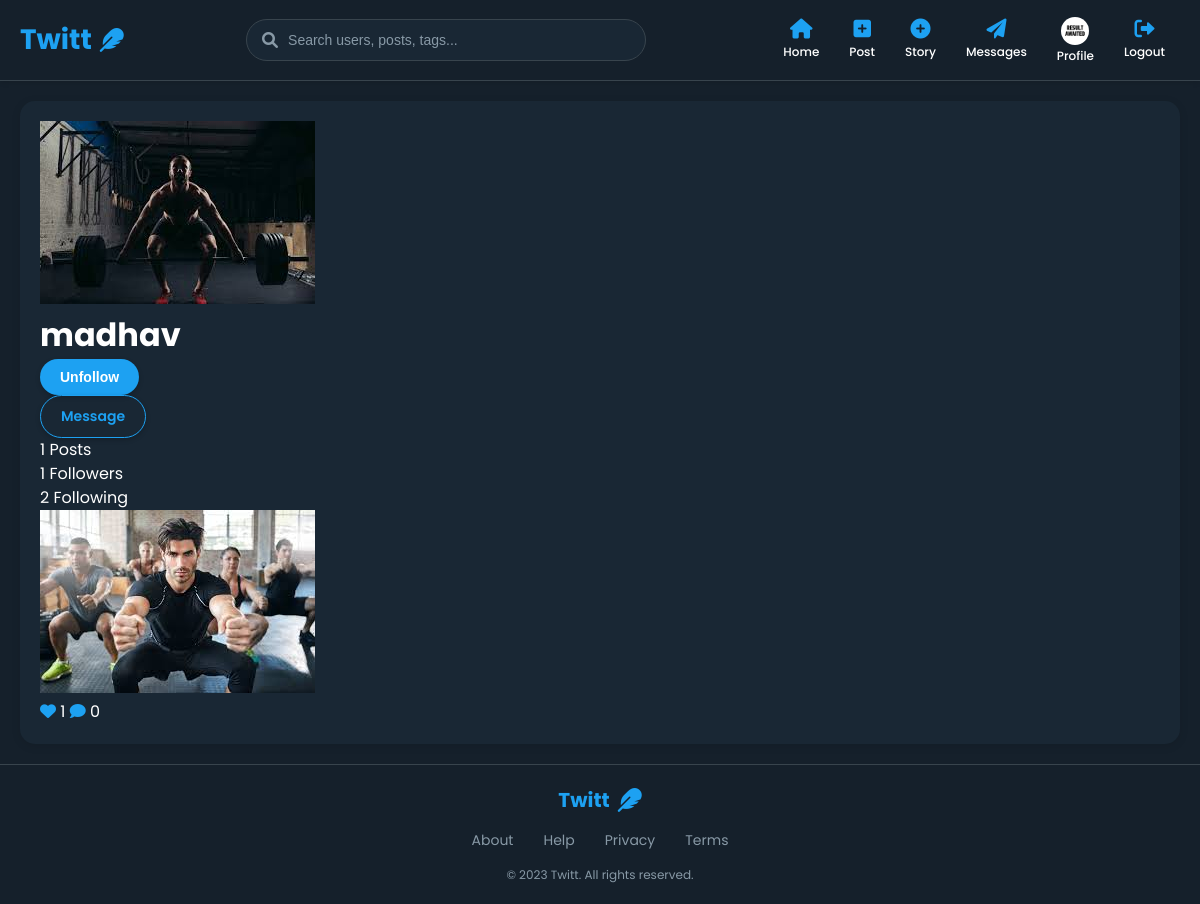
Screenshot of /profile/madhav/ (signed in) with the database file from the repository.
### clone/models.py (models this page shows, shortened)
class Profile(models.Model):
    user = models.OneToOneField(User, on_delete=models.CASCADE)
    bio = models.TextField(blank=True)
    profile_pic = models.ImageField(upload_to='profile_pics', default='default_profile.png')
    followers = models.ManyToManyField(User, related_name='following', blank=True)
    def total_followers(self):
        return self.followers.count()
    def total_following(self):
        return Profile.objects.filter(followers=self.user).count()

class Post(models.Model):
    id = models.UUIDField(primary_key=True, default=uuid.uuid4, editable=False)
    user = models.ForeignKey(User, on_delete=models.CASCADE, related_name='posts')
    image = models.ImageField(upload_to='post_images')
    caption = models.TextField(blank=True)
    created_at = models.DateTimeField(auto_now_add=True)
    likes = models.ManyToManyField(User, related_name='liked_posts', blank=True)
    class Meta:
        ordering = ['-created_at']
    def total_likes(self):
        return self.likes.count()
    def total_comments(self):
        return self.comments.count()

### clone/views.py (the view)
# urls.py: path('profile/<str:username>/', views.profile, name='profile'),
@login_required
def profile(request, username):
    user = get_object_or_404(User, username=username)
    posts = Post.objects.filter(user=user).order_by('-created_at')
    is_following = False
    if request.user.is_authenticated:
        is_following = user.profile.followers.filter(id=request.user.id).exists()
    context = {
        'user_profile': user,
        'posts': posts,
        'post_count': posts.count(),
        'is_following': is_following,
    }
    return render(request, 'profile.html', context)

### templates/profile.html (shortened to what this page needs)
{% extends 'base.html' %}
{% block content %}
<div class="profile-container">
    <div class="profile-header">
        <div class="profile-avatar">
            <img src="{{ user_profile.profile.profile_pic.url }}" alt="{{ user_profile.username }}">
        </div>
        <div class="profile-info">
            <div class="profile-username">
                <h1>{{ user_profile.username }}</h1>
                {% if user.is_authenticated and user != user_profile %}
                <form action="{% url 'follow_unfollow' user_profile.username %}" method="POST">
                    <button type="submit" class="btn {% if is_following %}btn-secondary{% else %}btn-primary{% endif %}">
                        {% if is_following %}Unfollow{% else %}Follow{% endif %}
                    </button>
                </form>
                <a href="{% url 'new_conversation' user_profile.username %}" class="btn btn-outline">Message</a>
                {% elif user.is_authenticated and user == user_profile %}
                <a href="{% url 'edit_profile' %}" class="btn btn-outline">Edit Profile</a>
                {% endif %}
            </div>
            <div class="profile-stats">
                <div class="stat">
                    <span class="count">{{ post_count }}</span>
                    <span class="label">Posts</span>
                </div>
                <div class="stat">
                    <span class="count">{{ user_profile.profile.total_followers }}</span>
                    <span class="label">Followers</span>
                </div>
                <div class="stat">
                    <span class="count">{{ user_profile.profile.total_following }}</span>
                    <span class="label">Following</span>
                </div>
            </div>
        </div>
    </div>
    <div class="profile-posts">
        <div class="posts-grid">
            {% for post in posts %}
            <div class="post-grid-item">
                <a href="{% url 'post_detail' post.id %}">
                    <img src="{{ post.image.url }}" alt="Post by {{ post.user.username }}">
                    <div class="post-overlay">
                        <div class="post-stats">
                            <span><i class="fas fa-heart"></i> {{ post.total_likes }}</span>
                            <span><i class="fas fa-comment"></i> {{ post.total_comments }}</span>
                        </div>
                    </div>
                </a>
            </div>
            {% empty %}
            <div class="no-posts">
                <p>No posts yet.</p>
            </div>
            {% endfor %}
        </div>
    </div>
</div>
{% endblock %}

### templates/base.html (shortened to what this page needs)
{% load static %}
<!DOCTYPE html>
<html lang="en">
<head>
    <link rel="stylesheet" href="https://cdnjs.cloudflare.com/ajax/libs/font-awesome/6.0.0-beta3/css/all.min.css">
    <link rel="stylesheet" href="{% static 'css/style.css' %}">
</head>
<body>
    <div class="app-container">
        <header>
            <nav class="navbar">
                <div class="navbar-brand">
                    <a href="{% url 'home' %}">
                        <span class="logo-text">Twitt</span>
                        <i class="fas fa-feather logo-icon"></i>
                    </a>
                </div>
                {% if user.is_authenticated %}
                <div class="search-bar">
                    <form action="{% url 'search' %}" method="GET">
                        <div class="search-wrapper">
                            <i class="fas fa-search search-icon"></i>
                            <input type="text" name="q" placeholder="Search users, posts, tags..." value="{{ request.GET.q }}">
                        </div>
                    </form>
                </div>
                <div class="navbar-menu">
                    <a href="{% url 'home' %}" class="nav-item" title="Home">
                        <i class="fas fa-home"></i>
                        <span class="nav-text">Home</span>
                    </a>
                    <a href="{% url 'create_post' %}" class="nav-item" title="Create Post">
                        <i class="fas fa-plus-square"></i>
                        <span class="nav-text">Post</span>
                    </a>
                    <a href="{% url 'create_story' %}" class="nav-item" title="Create Story">
                        <i class="fas fa-circle-plus"></i>
                        <span class="nav-text">Story</span>
                    </a>
                    <a href="{% url 'inbox' %}" class="nav-item" title="Messages">
                        <i class="fas fa-paper-plane"></i>
                        <span class="nav-text">Messages</span>
                    </a>
                    <a href="{% url 'profile' user.username %}" class="nav-item profile-link" title="Profile">
                        <div class="profile-pic-container">
                            <img src="{{ user.profile.profile_pic.url }}" alt="{{ user.username }}" class="profile-pic-small">
                        </div>
                        <span class="nav-text">Profile</span>
                    </a>
                    <a href="{% url 'logout' %}" class="nav-item" title="Logout">
                        <i class="fas fa-sign-out-alt"></i>
                        <span class="nav-text">Logout</span>
                    </a>
                </div>
                {% else %}
                <div class="auth-buttons">
                    <a href="{% url 'login' %}" class="btn btn-login">Login</a>
                    <a href="{% url 'register' %}" class="btn btn-register">Register</a>
                </div>
                {% endif %}
            </nav>
        </header>
        <main class="content">
            <div class="main-content">
                {% block content %}{% endblock %}
            </div>
        </main>
        <footer class="footer">
            <div class="footer-content">
                <div class="footer-logo">
                    <span class="logo-text">Twitt</span>
                    <i class="fas fa-feather logo-icon"></i>
                </div>
                <div class="footer-links">
                    <a href="#">About</a>
                    <a href="#">Help</a>
                    <a href="#">Privacy</a>
                    <a href="#">Terms</a>
                </div>
                <div class="footer-copyright">
                    <p>&copy; 2023 Twitt. All rights reserved.</p>
                </div>
            </div>
        </footer>
    </div>
</body>
</html>

### static/css/style.css (style rules this page uses)
:root { --primary-color: #1DA1F2; --primary-light: #1a91da; --secondary-color: #ff69b4; --secondary-light: #ff8dc6; --background-color: #15202B; --content-bg: #192734; --text-color: #FFFFFF; --text-secondary: #8899A6; --border-color: #38444d; --hover-color: #ff69b4; --button-color: #1DA1F2; --icon-color: #1DA1F2; --success-color: #4BB543; --error-color: #FF3333; --warning-color: #FFD700; --info-color: #1DA1F2; }
* { margin: 0; padding: 0; box-sizing: border-box; }
body { font-family: 'Poppins', -apple-system, BlinkMacSystemFont, "Segoe UI", Roboto, Helvetica, Arial, sans-serif; background-color: var(--background-color); color: var(--text-color); line-height: 1.5; min-height: 100vh; }
.app-container { display: flex; flex-direction: column; min-height: 100vh; }
a { text-decoration: none; color: var(--text-color); transition: color 0.2s ease; }
img { max-width: 100%; }
.btn { display: inline-flex; align-items: center; justify-content: center; padding: 10px 20px; border-radius: 30px; font-size: 14px; font-weight: 600; cursor: pointer; text-align: center; border: none; transition: all 0.3s ease; background-color: var(--button-color); color: var(--text-color); box-shadow: 0 2px 5px rgba(0, 0, 0, 0.2); }
.btn-outline { background-color: transparent; border: 1px solid var(--button-color); color: var(--button-color); }
i { color: var(--icon-color); }
.navbar { display: flex; justify-content: space-between; align-items: center; padding: 15px 20px; background-color: var(--background-color); border-bottom: 1px solid var(--border-color); position: sticky; top: 0; z-index: 1000; box-shadow: 0 2px 5px rgba(0, 0, 0, 0.1); }
.navbar-brand a { display: flex; align-items: center; color: var(--primary-color); font-size: 28px; font-weight: bold; }
.logo-text { margin-right: 8px; }
.logo-icon { font-size: 24px; }
.search-bar { flex: 1; max-width: 400px; margin: 0 20px; }
.search-wrapper { position: relative; display: flex; align-items: center; background-color: var(--content-bg); border-radius: 30px; overflow: hidden; padding: 0 15px; border: 1px solid var(--border-color); transition: all 0.3s ease; }
.search-icon { color: var(--text-secondary); margin-right: 10px; }
.search-bar input { width: 100%; background: transparent; border: none; padding: 12px 0; color: var(--text-color); font-size: 14px; outline: none; }
.search-bar input::placeholder { color: var(--text-secondary); }
.navbar-menu { display: flex; align-items: center; }
.nav-item { display: flex; flex-direction: column; align-items: center; justify-content: center; margin: 0 15px; position: relative; color: var(--text-color); font-weight: 500; }
.nav-item i { font-size: 20px; margin-bottom: 4px; }
.nav-text { font-size: 12px; display: block; }
.profile-link { position: relative; }
.profile-pic-container { width: 32px; height: 32px; border-radius: 50%; overflow: hidden; border: 2px solid transparent; transition: all 0.3s ease; }
.profile-pic-small { width: 100%; height: 100%; object-fit: cover; }
.content { flex: 1; padding: 20px; background-color: var(--background-color); max-width: 1200px; width: 100%; margin: 0 auto; }
.main-content { background-color: var(--content-bg); border-radius: 15px; padding: 20px; box-shadow: 0 2px 10px rgba(0, 0, 0, 0.1); }
.footer { background-color: var(--background-color); border-top: 1px solid var(--border-color); padding: 20px; margin-top: auto; }
.footer-content { display: flex; flex-direction: column; align-items: center; max-width: 1200px; margin: 0 auto; }
.footer-logo { display: flex; align-items: center; color: var(--primary-color); font-size: 20px; font-weight: bold; margin-bottom: 15px; }
.footer-links { display: flex; margin-bottom: 15px; }
.footer-links a { margin: 0 15px; color: var(--text-secondary); font-size: 14px; }
.footer-copyright { color: var(--text-secondary); font-size: 12px; }

### rows the page displays
Post: image (picture), total_likes "1", total_comments "0"

### other values shown
{{ user_profile.username }} "madhav"
{{ post_count }} "1"
{{ user_profile.profile.total_followers }} "1"
{{ user_profile.profile.total_following }} "2"
